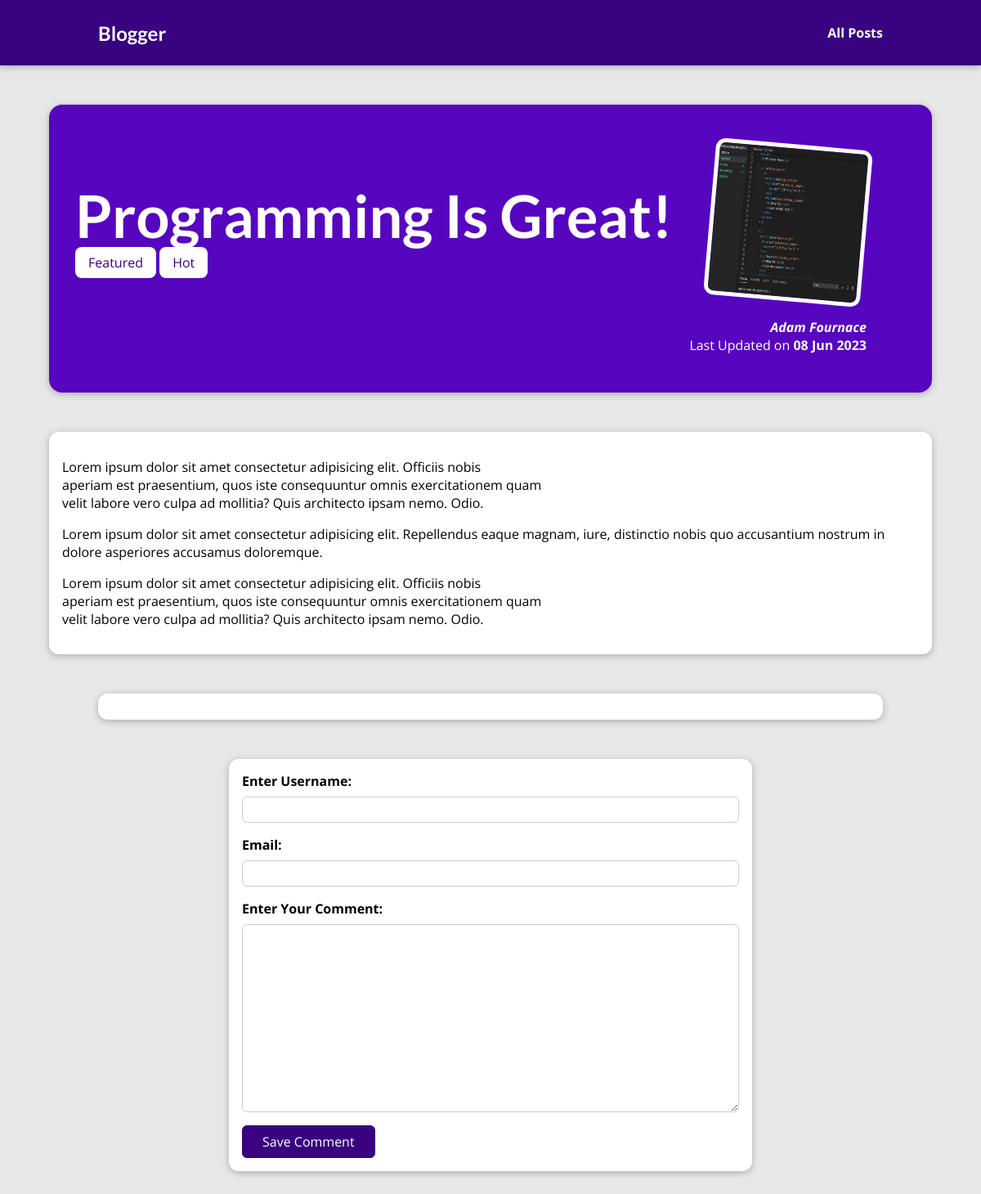
The app's page /posts/programming-is-fun, older data.
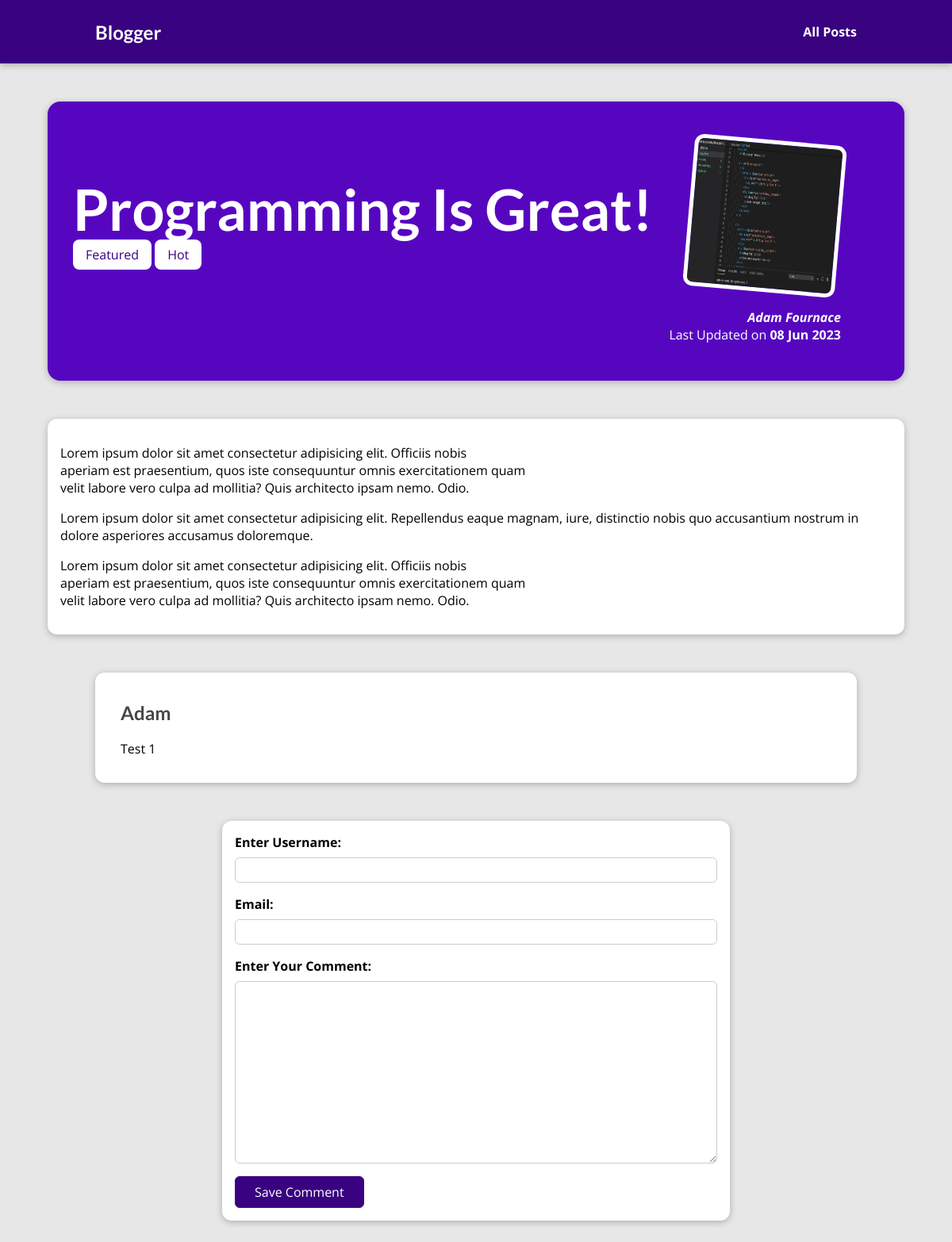
The same page, newer data.
### blog/models.py (models this page shows, shortened)
class Tag(models.Model):
    caption = models.CharField(max_length=20)

class Comment(models.Model):
    user_name = models.CharField(max_length=120)
    email = models.EmailField()
    text = models.TextField(max_length=500)
    post = models.ForeignKey(Post, on_delete=models.CASCADE, related_name="comments")

### blog/views.py (the view, shortened to what this page needs)
# urls.py: path('posts/<slug:slug>', views.PostDetailView.as_view(),
class PostDetailView(View):
    def get(self, request, slug):
        post = Post.objects.get(slug=slug)
        context = {
            "post": post,
            "post_tags": post.tags.all(),
            "comment_form": CommentForm(),
            "comments": post.comments.all().order_by("-id"),
        }
        return render(request, "blog/post-detail.html", context)

### blog/forms.py
class CommentForm(forms.ModelForm):
    class Meta:
        model = Comment
        exclude = ["post"]
        labels = {
            "user_name": "Enter Username",
            "user_email": "Enter Email",
            "text": "Enter Your Comment",
        }

### blog/models.py (called while the page is built)
    def full_name(self):
        return f"{self.first_name} {self.last_name}"

    def __str__(self):
       return self.full_name()

### blog/templates/blog/post-detail.html (shortened to what this page needs)
{% extends 'base.html' %}
{% load static %}
{% block css_files%}
    <link rel="stylesheet" href="{% static 'blog/post-detail.css' %}">
{% endblock css_files %}
{% block content %}
    <section id="summary">
        <h2>{{ post.title }}</h2>
        <div>
            {% for tag in post_tags %}
                <span class="tag">{{ tag.caption }}</span>
            {% endfor %}
        </div>
        <article>
            <img src="{{ post.image.url }}" alt="{{ post.title }}">
            <address> <a href="mailto:{{ post.author.email_address }}">{{ post.author }}</a> </address>
            <div>
                Last Updated on <time>{{ post.date|date:"d M Y"}}</time>
            </div>
        </article>
    </section>
    <main>
        {{ post.content|linebreaks }}
    </main>
    <section id="comments">
        <ul>
            {% for comment in comments %}
            <li>
                <h2>{{ comment.user_name }}</h2>
                {{ comment.text|linebreaks }}
            </li>
            {% endfor %}
        </ul>
    </section>
    <section id="comment-form">
        <form action="{% url "post-detail-page" post.slug %}" method="post">
            {% for form_field in comment_form %}
            <div class="form-control" {% if form_field.errors %}invalid{% endif %}>
                {{ form_field.label_tag }}
                {{ form_field }}
            </div>
            {% endfor %}
            <button>Save Comment</button>
        </form>
    </section>
{% endblock content %}

Row changes from the older to the newer data that the page shows:
added Comment: user_name "Adam", text "Test 1"
